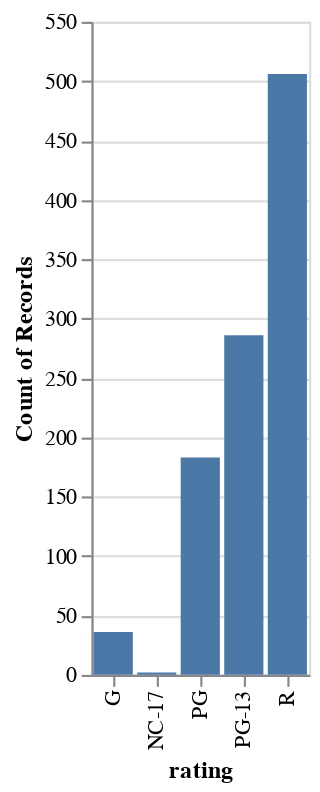

Notebook code for this chart:
### Markdown cell above
Let's create a barchart showing the count of each movie rating by using Altair's aggregation capabilities.

In [this example](https://altair-viz.github.io/getting_started/starting.html#data-transformation-aggregation), we see the x axis being set to a feature called `a`, and the y axis set to the `average()` of a feature called `b`.

In our case, we want the x axis to be set to `rating` and the y axis to be the `count()` of `rating`.

### Code cell
# Use Altair to create a bar chart comparing the count of each movie rating
alt.Chart(MPAA_movies).mark_bar().encode(
    x='rating',
    y = 'count(rating)'
)

### Figure 1 — Vega-Lite specification as saved in the notebook (floating-point values rounded to 4 significant figures; data arrays with more than 128 entries replaced by an {"elided": "..."} marker saying what was removed)
{"config": {"view": {"continuousWidth": 400, "continuousHeight": 300}}, "data": {"name": "data-0502e4c0d3e0c10e40120858d4d855a7"}, "mark": "bar", "encoding": {"x": {"field": "rating", "type": "nominal"}, "y": {"aggregate": "count", "field": "rating", "type": "nominal"}}, "$schema": "https://vega.github.io/schema/vega-lite/v4.17.0.json", "datasets": {"data-0502e4c0d3e0c10e40120858d4d855a7": {"elided": "1013 records"}}}
